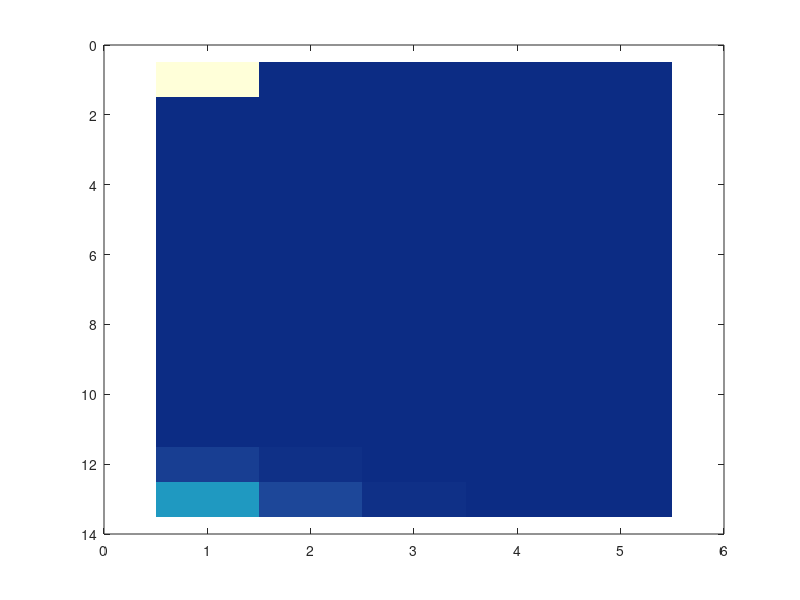

The MATLAB script that drew this image: (Note: this script raises an error after producing the figure.)
%% 图5：捕获成功率热力图
% 输出图片：
% fig5_success_rate_heatmap.png

clear;
clc;
close all;

%% ==================== 1. 文件路径 ====================

% 图片保存文件夹
outputDir = fullfile(fileparts(mfilename('fullpath')), 'output');

% 图片保存名称
outputFile = fullfile( ...
    outputDir, ...
    'fig5_success_rate_heatmap.png');

% 如果保存文件夹不存在，则自动创建
if ~isfolder(outputDir)
    mkdir(outputDir);
end

%% ==================== 2. 原始数据 ====================

% 噪声强度
noise_D = [
     0.004642
     0.010000
     0.021544
     0.046416
     0.100000
     0.215443
     0.464159
     1.000000
     2.154430
     4.641590
    10.000000
    17.782800
    31.622800
];

% Hounds数量
N_hounds = [1, 3, 8, 14, 25];

% 捕获成功率矩阵
successMatrix = [
    0.87762, 0.99982, 1.00000, 1.00000, 1.00000
    1.00000, 1.00000, 1.00000, 1.00000, 1.00000
    1.00000, 1.00000, 1.00000, 1.00000, 1.00000
    1.00000, 1.00000, 1.00000, 1.00000, 1.00000
    1.00000, 1.00000, 1.00000, 1.00000, 1.00000
    1.00000, 1.00000, 1.00000, 1.00000, 1.00000
    1.00000, 1.00000, 1.00000, 1.00000, 1.00000
    1.00000, 1.00000, 1.00000, 1.00000, 1.00000
    1.00000, 1.00000, 1.00000, 1.00000, 1.00000
    1.00000, 1.00000, 1.00000, 1.00000, 1.00000
    0.99967, 0.99992, 1.00000, 1.00000, 1.00000
    0.99348, 0.99834, 0.99966, 0.99993, 0.99999
    0.96139, 0.99002, 0.99809, 0.99953, 0.99990
];

[nRows, nCols] = size(successMatrix);

% 检查数据维度
if length(noise_D) ~= nRows
    error('noise_D的长度与成功率矩阵行数不一致。');
end

if length(N_hounds) ~= nCols
    error('N_hounds的长度与成功率矩阵列数不一致。');
end

%% ==================== 3. 绘图参数 ====================

labelSize     = 30;   % 坐标轴名称字号
tickSize      = 19;   % 刻度字号
cellTextSize  = 14;   % 单元格数字字号
cbarTickSize  = 17;   % colorbar刻度字号
cbarLabelSize = 24;   % colorbar标题字号

axisLineWidth = 1.7;
cellLineWidth = 1.2;
colorbarWidth = 1.3;

%% ==================== 4. 创建图形 ====================

fig = figure( ...
    'Position', [180, 80, 1000, 900], ...
    'Color', 'w', ...
    'Renderer', 'painters');

ax = axes(fig);
hold(ax, 'on');
box(ax, 'on');

%% ==================== 5. 绘制热力图主体 ====================

imagesc(ax, successMatrix);

% 第一行显示在最上方
set(ax, 'YDir', 'reverse');

% 设置颜色范围
cMin = min(successMatrix(:));
cMax = max(successMatrix(:));
caxis(ax, [cMin, cMax]);

%% ==================== 6. 设置YlGnBu配色 ====================

ylgnbuAnchors = [
    255, 255, 217
    237, 248, 177
    199, 233, 180
    127, 205, 187
     65, 182, 196
     29, 145, 192
     34,  94, 168
     12,  44, 132
] / 255;

anchorIndex = 1:size(ylgnbuAnchors, 1);
queryIndex = linspace(1, size(ylgnbuAnchors, 1), 256);

ylgnbuMap = interp1( ...
    anchorIndex, ...
    ylgnbuAnchors, ...
    queryIndex, ...
    'pchip');

ylgnbuMap = min(max(ylgnbuMap, 0), 1);
colormap(ax, ylgnbuMap);

%% ==================== 7. 设置坐标轴刻度 ====================

ax.XTick = 1:nCols;
ax.YTick = 1:nRows;

ax.XTickLabel = arrayfun( ...
    @(x) sprintf('%d', x), ...
    N_hounds, ...
    'UniformOutput', false);

ax.YTickLabel = arrayfun( ...
    @(x) sprintf('%.6f', x), ...
    noise_D, ...
    'UniformOutput', false);

%% ==================== 8. 坐标轴格式 ====================

ax.FontName = 'Times New Roman';
ax.FontSize = tickSize;
ax.FontWeight = 'bold';

ax.LineWidth = axisLineWidth;
ax.TickDir = 'in';
ax.TickLength = [0.010, 0.010];
ax.Layer = 'top';

grid(ax, 'off');

%% ==================== 9. 横纵坐标名称 ====================

% 这里只保留 N 和 D
xlabel(ax, '\bf\it N', ...
    'Interpreter', 'tex', ...
    'FontName', 'Times New Roman', ...
    'FontSize', labelSize);

ylabel(ax, '\bf\it D', ...
    'Interpreter', 'tex', ...
    'FontName', 'Times New Roman', ...
    'FontSize', labelSize);

%% ==================== 10. 绘制单元格边界 ====================

for x = 0.5 : 1 : (nCols + 0.5)
    plot(ax, ...
        [x, x], ...
        [0.5, nRows + 0.5], ...
        'Color', [1, 1, 1], ...
        'LineWidth', cellLineWidth, ...
        'HandleVisibility', 'off');
end

for y = 0.5 : 1 : (nRows + 0.5)
    plot(ax, ...
        [0.5, nCols + 0.5], ...
        [y, y], ...
        'Color', [1, 1, 1], ...
        'LineWidth', cellLineWidth, ...
        'HandleVisibility', 'off');
end

xlim(ax, [0.5, nCols + 0.5]);
ylim(ax, [0.5, nRows + 0.5]);

%% ==================== 11. 添加单元格数值 ====================

for i = 1:nRows
    for j = 1:nCols

        value = successMatrix(i, j);

        valueNorm = (value - cMin) / (cMax - cMin + eps);

        if valueNorm >= 0.55
            textColor = [1, 1, 1];
        else
            textColor = [0, 0, 0];
        end

        text(ax, ...
            j, ...
            i, ...
            sprintf('%.5f', value), ...
            'HorizontalAlignment', 'center', ...
            'VerticalAlignment', 'middle', ...
            'FontName', 'Times New Roman', ...
            'FontSize', cellTextSize, ...
            'FontWeight', 'bold', ...
            'Color', textColor);
    end
end

%% ==================== 12. 添加Colorbar ====================

cb = colorbar(ax);

cb.FontName = 'Times New Roman';
cb.FontSize = cbarTickSize;
cb.FontWeight = 'bold';
cb.LineWidth = colorbarWidth;
cb.TickDirection = 'in';

% 简化后的标题
cb.Label.String = 'Success Rate';
cb.Label.FontName = 'Times New Roman';
cb.Label.FontSize = cbarLabelSize;
cb.Label.FontWeight = 'bold';

%% ==================== 13. 调整图形布局 ====================

ax.Position = [0.20, 0.11, 0.61, 0.84];

hold(ax, 'off');

%% ==================== 14. 保存高清图片 ====================

exportgraphics(fig, ...
    outputFile, ...
    'Resolution', 600, ...
    'BackgroundColor', 'white');

%% ==================== 15. 输出提示 ====================

fprintf('\n图5绘制完成。\n');
fprintf('热力图矩阵大小：%d行 × %d列\n', nRows, nCols);
fprintf('单元格数值保留5位小数。\n');
fprintf('图片已经保存为：\n%s\n\n', outputFile);
